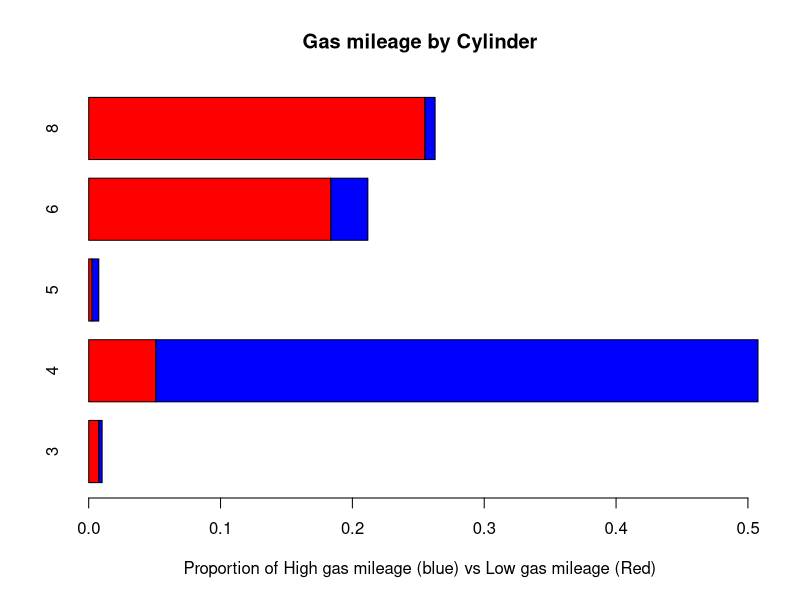
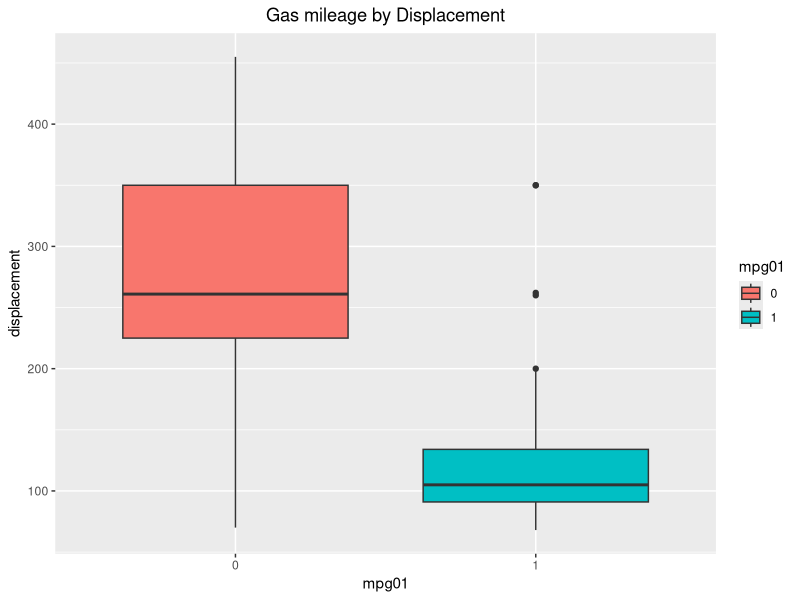
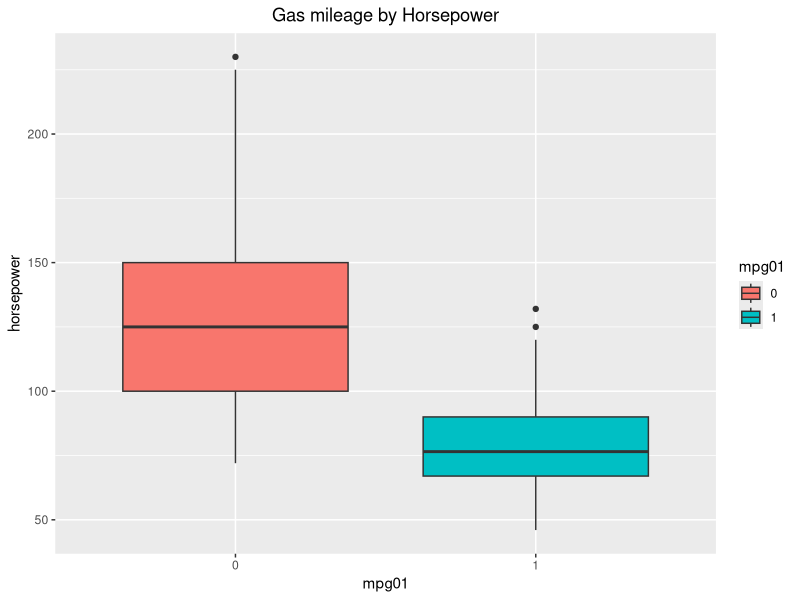
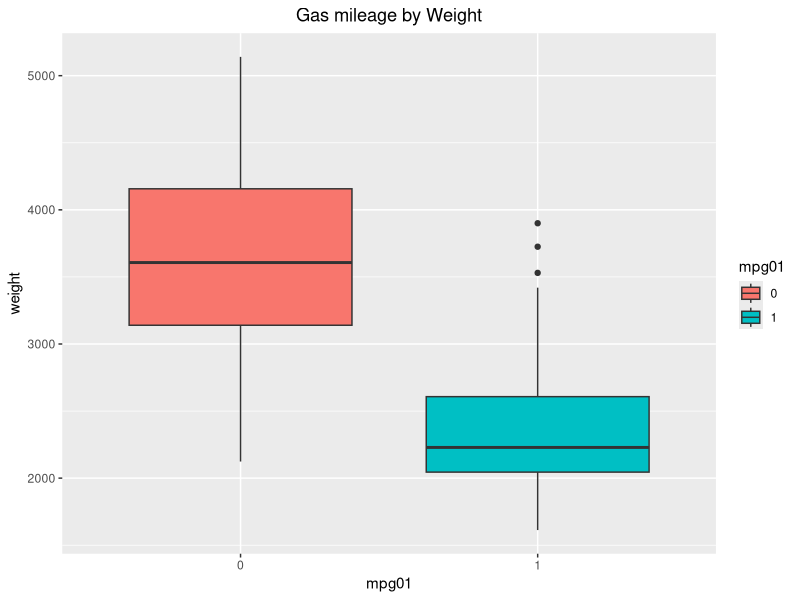
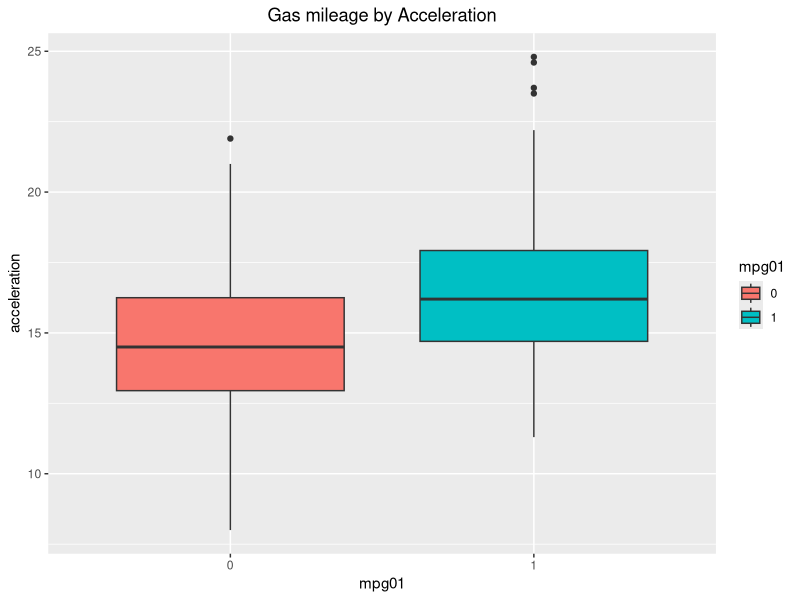
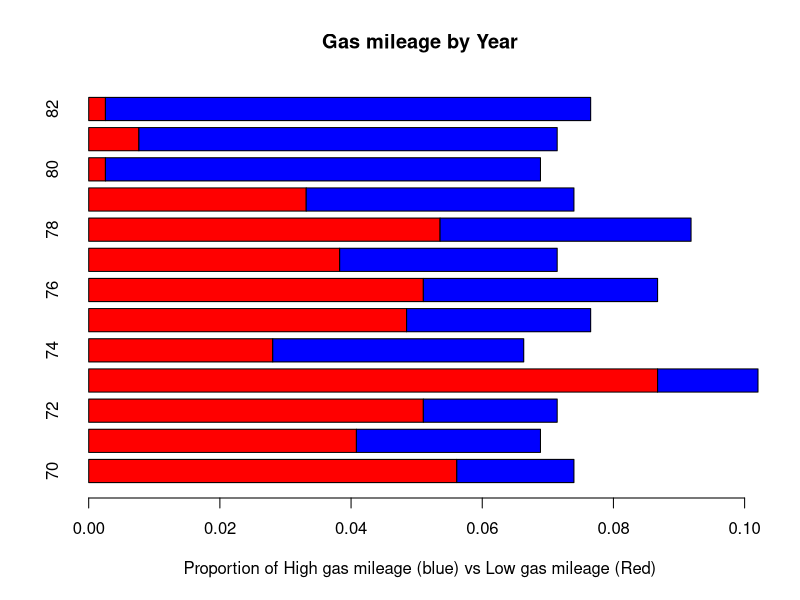
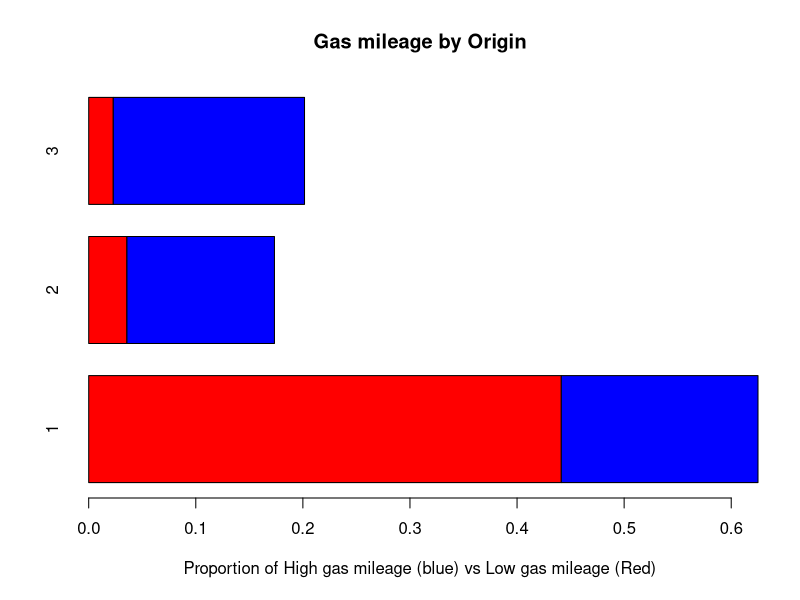
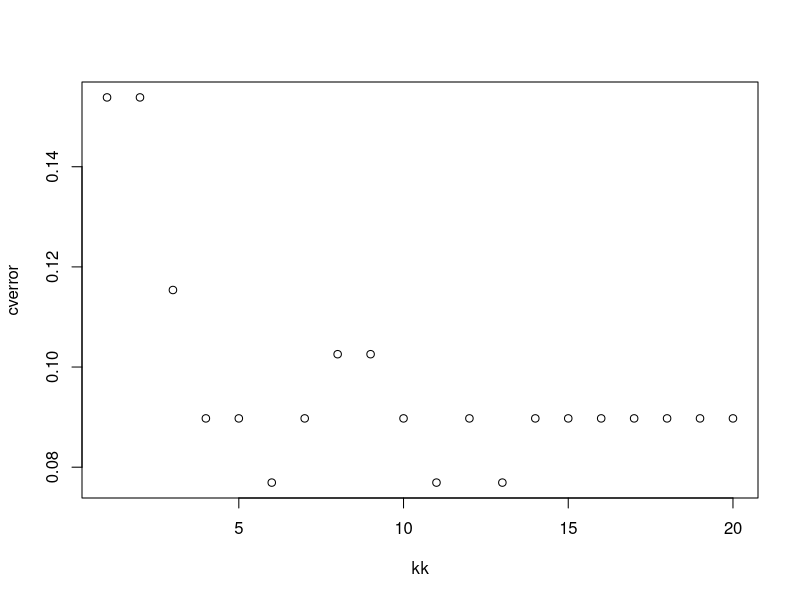

Generate these figures, in order, with R: (Note: this script raises an error after producing the figures.)
Auto1 <- read.table(file = "Auto.csv", sep = ",", header=T)


mpg01 = I(Auto1$mpg >= median(Auto1$mpg))
Auto = data.frame(mpg01, Auto1[,-1]) ## replace column "mpg" by "mpg01".
Auto$mpg01<-as.factor(as.integer(Auto$mpg01))
table(Auto$mpg01)
summary(Auto)

############# Exploratory Data Analysis ######################
# a)	'Cylinder' vs 'mpg01'
tb_cy= xtabs(~Auto$mpg01+Auto$cylinders)

barplot(prop.table(tb_cy), axes=T, space=0.3, horiz=T,
        xlab="Proportion of High gas mileage (blue) vs Low gas mileage (Red)",
        col=c("red","blue"), main="Gas mileage by Cylinder")

# b)  'Displacement'  vs 'mpg01'

library(ggplot2)
ggplot(data=Auto, aes(x = mpg01, y = displacement, fill=mpg01)) + 
  geom_boxplot()+
  labs(title="Gas mileage by Displacement")+theme(plot.title = element_text(hjust = 0.5))    

# c)  'Horsepower'  vs 'mpg01'

library(ggplot2)
ggplot(data=Auto, aes(x = mpg01, y = horsepower, fill=mpg01)) + 
  geom_boxplot()+
  labs(title="Gas mileage by Horsepower")+theme(plot.title = element_text(hjust = 0.5))   

# d)  'Weight'  vs 'mpg01'

library(ggplot2)
ggplot(data=Auto, aes(x = mpg01, y = weight, fill=mpg01)) + 
  geom_boxplot()+
  labs(title="Gas mileage by Weight")+theme(plot.title = element_text(hjust = 0.5))  

# e)  'Acceleration' vs 'mpg01'

library(ggplot2)
ggplot(data=Auto, aes(x = mpg01, y = acceleration, fill=mpg01)) + 
  geom_boxplot()+
  labs(title="Gas mileage by Acceleration")+theme(plot.title = element_text(hjust = 0.5))  

# f)	'Year' vs 'mpg01'
tb_year= xtabs(~Auto$mpg01+Auto$year)

barplot(prop.table(tb_year), axes=T, space=0.3, horiz=T,
        xlab="Proportion of High gas mileage (blue) vs Low gas mileage (Red)",
        col=c("red","blue"), main="Gas mileage by Year")

# g)	'Origin' vs 'mpg01'
tb_ori= xtabs(~Auto$mpg01+Auto$origin)

barplot(prop.table(tb_ori), axes=T, space=0.3, horiz=T,
        xlab="Proportion of High gas mileage (blue) vs Low gas mileage (Red)",
        col=c("red","blue"), main="Gas mileage by Origin")

########################### Methods ##############################
Auto<-Auto[,-6]
set.seed(19)
testRows = sample(nrow(Auto),0.2*nrow(Auto))
testData = Auto[testRows, ]
trainData = Auto[-testRows, ]
test_y=testData[,1]
test_x=testData[,2:7]
train_y=trainData[,1]
train_x=trainData[,2:7]

TrainErr <- NULL;
TestErr  <- NULL; 

### Method 1: LDA
library(MASS)
# fit1 <- lda( y ~ ., data= vowel.train, CV= TRUE)
mod1 <- lda(train_x, train_y)

## training error 
pred1 <- predict(mod1,train_x)$class
TrainErr <- c(TrainErr, mean( pred1  != train_y))
TrainErr

## testing error 
pred1test <- predict(mod1,test_x)$class; 
pred1test
TestErr <- c(TestErr,mean(pred1test != test_y))  
TestErr

# Confusion matrix
conmat1<-table(pred1test,  test_y) 
conmat1
# Accuracy
Acc1<-(conmat1[1,1]+conmat1[2,2])/(conmat1[1,1]+conmat1[2,2]+conmat1[1,2]+conmat1[2,1])
Acc1

## Method 2: QDA
mod2 <- qda(train_x, train_y)
## Training Error 
pred2 <- predict(mod2,train_x)$class
TrainErr <- c(TrainErr, mean( pred2!= train_y))
TrainErr


##  Testing Error 
pred2test <- predict(mod2,test_x)$class; 
TestErr <- c(TestErr, mean( pred2test != test_y))
TestErr

# Confusion matrix
conmat2<-table(pred2test,  test_y) 
conmat2
# Accuracy
Acc2<-(conmat2[1,1]+conmat2[2,2])/(conmat2[1,1]+conmat2[2,2]+conmat2[1,2]+conmat2[2,1])
Acc2

## Method 3: Naive Bayes
library(e1071)
mod3 <- naiveBayes( train_x, train_y)
## Training Error
pred3 <- predict(mod3, train_x);
TrainErr <- c(TrainErr, mean( pred3 != train_y))
TrainErr 

## Testing Error 
TestErr <- c(TestErr,  mean( predict(mod3,test_x) != test_y))
TestErr

# Confusion matrix
pred3test <- predict(mod3,test_x)

conmat3<-table(pred3test,  test_y) 
conmat3
# Accuracy
Acc3<-(conmat3[1,1]+conmat3[2,2])/(conmat3[1,1]+conmat3[2,2]+conmat3[1,2]+conmat3[2,1])
Acc3

### Method 4: Logistic regression 
library(nnet)
mod4 <- multinom( mpg01 ~., data=trainData) 

## Training Error  of (multinomial) logisitic regression
TrainErr <- c(TrainErr, mean( predict(mod4, train_x)  != train_y))
TrainErr
##  0.2215909 for miss.class.train.error
## Testing Error of (multinomial) logisitic regression
TestErr <- c(TestErr, mean( predict(mod4,test_x) != test_y) )
TestErr

# Confusion matrix
pred4test <- predict(mod4,test_x)

conmat4<-table(pred4test,  test_y) 
conmat4
# Accuracy
Acc4<-(conmat4[1,1]+conmat4[2,2])/(conmat4[1,1]+conmat4[2,2]+conmat4[1,2]+conmat4[2,1])
Acc4

### Method 5: KNN
library(class);  ## This R package includes the "KNN" algorithm
## KNN with kk=1,2,.,50 neighbors
kk <- 1:20; 

##The cross-validation error for this specific round for different k
cverror <- NULL;
for (i in 1:length(kk)){
  ypred.test <- knn(train_x, test_x, train_y, k = kk[i]);
  temptesterror <- mean(ypred.test  != test_y);
  cverror <- c(cverror, temptesterror); 
}


## This shows that KNN with k=1,3,5 ## yield the smallest CV error 
##  for this specific split 
plot(kk, cverror)

## K = 6
pred_knn6 <- knn(train_x, test_x, train_y, k = 6)

## Testing Error 
TestErr <- c(TestErr, mean( pred_knn6 != test_y) )
TestErr

# Confusion matrix
conmat_knn6<-table(pred_knn6,  test_y) 
conmat_knn6
# Accuracy
Acc_knn6<-(conmat_knn6[1,1]+conmat_knn6[2,2])/(conmat_knn6[1,1]+conmat_knn6[2,2]+conmat_knn6[1,2]+conmat_knn6[2,1])
Acc_knn6

## K = 11
pred_knn11 <- knn(train_x, test_x, train_y, k = 11)

## Testing Error 
TestErr <- c(TestErr, mean( pred_knn11 != test_y) )
TestErr

# Confusion matrix
conmat_knn11<-table(pred_knn11,  test_y) 
conmat_knn11
# Accuracy
Acc_knn11<-(conmat_knn11[1,1]+conmat_knn11[2,2])/(conmat_knn11[1,1]+conmat_knn11[2,2]+conmat_knn11[1,2]+conmat_knn11[2,1])
Acc_knn11

## K = 13
pred_knn13 <- knn(train_x, test_x, train_y, k = 13)

## Testing Error 
TestErr <- c(TestErr, mean( pred_knn13 != test_y) )
TestErr

# Confusion matrix
conmat_knn13<-table(pred_knn13,  test_y) 
conmat_knn13
# Accuracy
Acc_knn13<-(conmat_knn13[1,1]+conmat_knn13[2,2])/(conmat_knn13[1,1]+conmat_knn13[2,2]+conmat_knn13[1,2]+conmat_knn13[2,1])
Acc_knn13

################### Findings #######################
colnames(TestErr) <- c("LDA", "QDA", "Naive Bayes", "Logistic Regression", "KNN with K=11 or 13")
TestErr.df=as.data.frame(TestErr)
plot(as.vector(TestErr),xlab='Models',ylab='Testing errors', main='Testing errors of models')